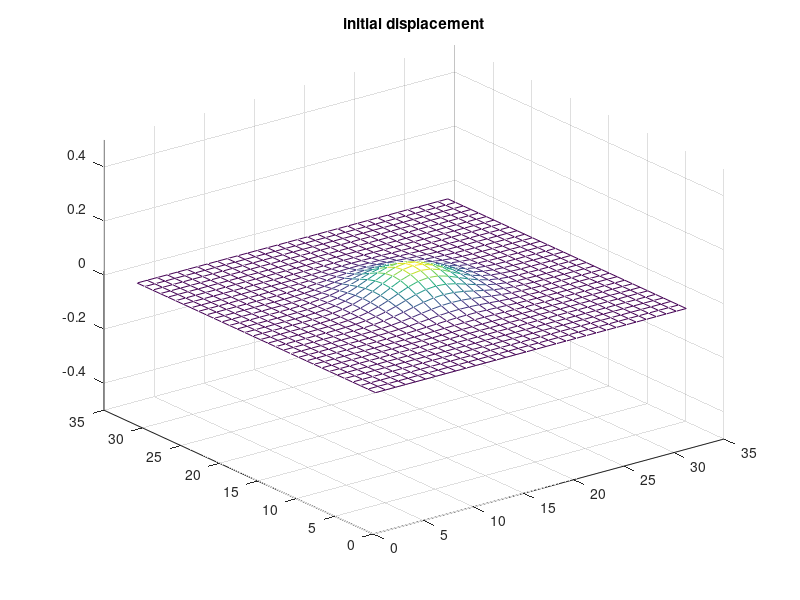
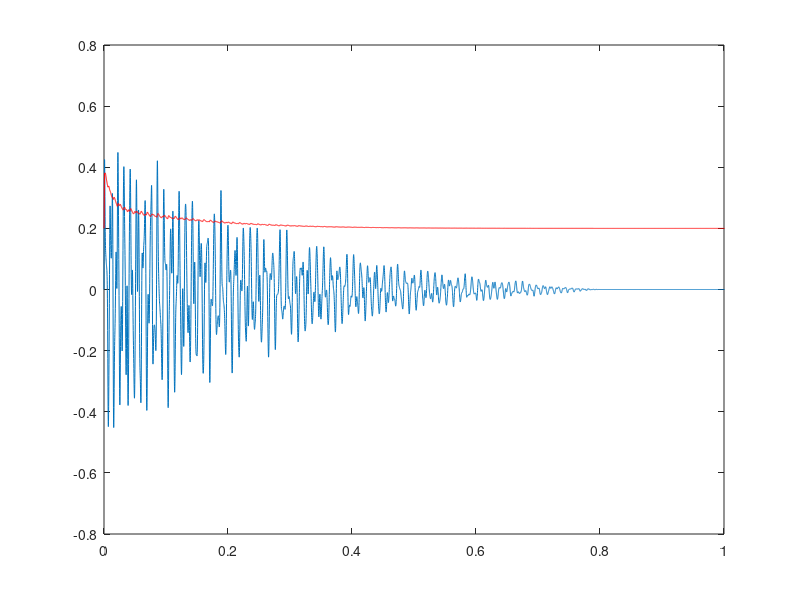
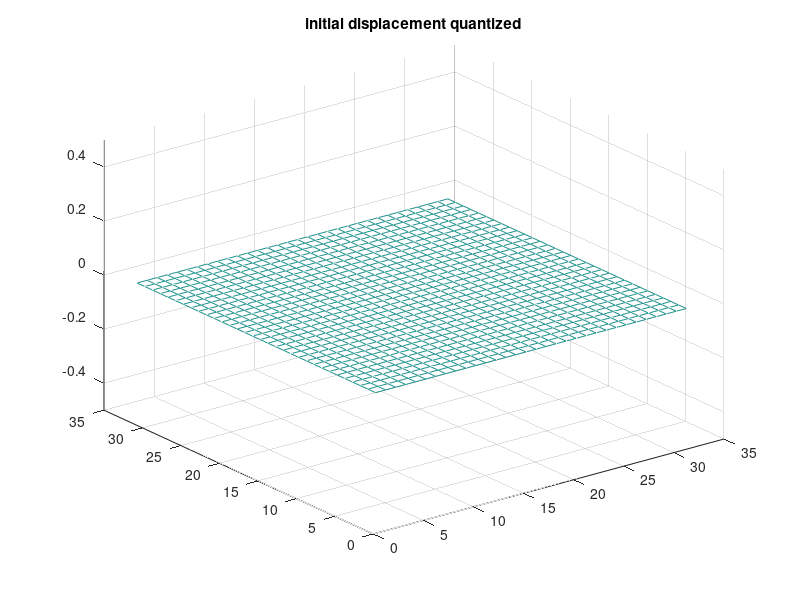

The MATLAB source for these figures, in order: (Note: this script raises an error after producing the figures.)
% Finite difference drum/chime 
% Bruce Land, Cornell University, May 2008
% second order scheme from
% http://arxiv.org/PS_cache/physics/pdf/0009/0009068v2.pdf, 
% page 14, eqn 2.18
%% Run this
clear all
clc

%linear dimension of membrane -- bigger is lower pitch
n = 32 ;
u = zeros(n,n); %time t
u1 = zeros(n,n); %time t-1
u2 = zeros(n,n); %time t-2
uHit = zeros(n,n); %input strike
uHitQuantized = zeros(n,n); %input strike

% turncation to simulate fixed point
trun = 100000;

% 0 < rho < 0.5 -- lower rho => lower pitch
% rho = (vel*dt/dx)^2
rho = .2 ;
% eta = damping*dt/2
% higher damping => shorter sound
eta = .0005 ;
% boundary condition -1.0<gain<1.0
% 1.0 is completely free edge
% 0.0 is clamped edge
boundaryGain = 0.0 ;

% low pass for tension modulation
tm_a = 	.01 ; %range 1-.99 or >.01
% gain for tension modulation
tm_g = 1; %when term added to rho, sum cannot exceed 0.5

%time
Fs = 8000 ;
time = 0.0:1/Fs:2.0;
%output sound
aud = zeros(size(time)) ;
% efffective tension modified velocity for testing
rho_eff = zeros(size(time)) ;

%sets the amplitude of the stick strike 
ampIn = .1; 
%sets the position of the stick strike: 0<pos<n
x_mid = n/2;
y_mid = n/2;
%sets width of the gaussian strike input 
alpha = .05 ;
%compute the gaussian strike amplitude
for i=1:n
    for j=1:n
        uHit(i,j) = ampIn*exp(-alpha*(((i-1)-x_mid)^2+((j-1)-y_mid)^2));
    end
end
%enforce boundary conditions
uHit(1,:) = boundaryGain * uHit(2,:);
uHit(n,:) = boundaryGain * uHit(n-1,:);
uHit(:,1) = boundaryGain * uHit(:,2);
uHit(:,n) = boundaryGain * uHit(:,n-1);

figure(1);clf;
mh = mesh(uHit);
title('initial displacement')
set(gca, 'zlim', [-0.5,0.5])

figure(4);clf;
mhQ = mesh(uHitQuantized);
title('initial displacement quantized')
set(gca, 'zlim', [-0.5,0.5])
%index for storing audio output
tindex = 1;

%% This dumb
for t=time
    
    % use the central sample for output
    % any other sample or sum is also valid to try
    sampleLoc = fix(n/2);
    aud(tindex) = u1(sampleLoc,sampleLoc); %sum(sum(u))/(n^2); %
    % use center sample to estimate amplitude for tension modulation
    new_rho_eff = min(.48, rho + (u1(x_mid, y_mid)*tm_g)^2) ;
    % use whole drum for tension midulation
    %new_rho_eff = min(0.49, rho + sum(sum(u2.^2))/300) ;
    
    % some digital filtering of tension modulation
    if tindex>20
        rho_eff(tindex) = tm_a*new_rho_eff + (1-tm_a)*rho_eff(tindex-1) ;
    elseif tindex>1
        rho_eff(tindex) = max (new_rho_eff, rho_eff(tindex-1)) ;
    else
        rho_eff(tindex) = new_rho_eff;
    end
    
    %vectorized update of positions, except for boundaries
    u(2:n-1,2:n-1) = 1/(1+eta) * (...
              rho_eff(tindex) * (u1(3:n,2:n-1)+u1(1:n-2,2:n-1)+u1(2:n-1,3:n)+u1(2:n-1,1:n-2)-4*u1(2:n-1,2:n-1)) ...
              + 2 * u1(2:n-1,2:n-1) ...
              - (1-eta) * (u2(2:n-1,2:n-1)) ...
              ) ;
    
    %enforce boundary conditions
    u(1,:) = boundaryGain * u(2,:);
    u(n,:) = boundaryGain * u(n-1,:);
    u(:,1) = boundaryGain * u(:,2);
    u(:,n) = boundaryGain * u(:,n-1);
    
    %update history to simulate fixed point truncation
    u2 = fix(trun*u1)/trun;
    u1 = fix(trun*u)/trun;
    
    %apply drum strikes at two times
    if t==0 ;%| t==1.0 
        u1 = u1 + uHit;
    end
    
    % the storage index
    tindex = tindex + 1;    
end

%play the sound
soundsc(aud,Fs)
figure(3);clf
plot(time, aud);
hold on
plot(time, rho_eff, 'r');
set(gca,'xlim',[0 1])

% get the spectrum
figure(2); clf;
Hs=spectrum.welch('Hamming',2048,50);
psd(Hs,aud,'Fs',Fs)
title('Drum spectrum')
set(gca,'xlim',[0 1])



%end
%============================================================